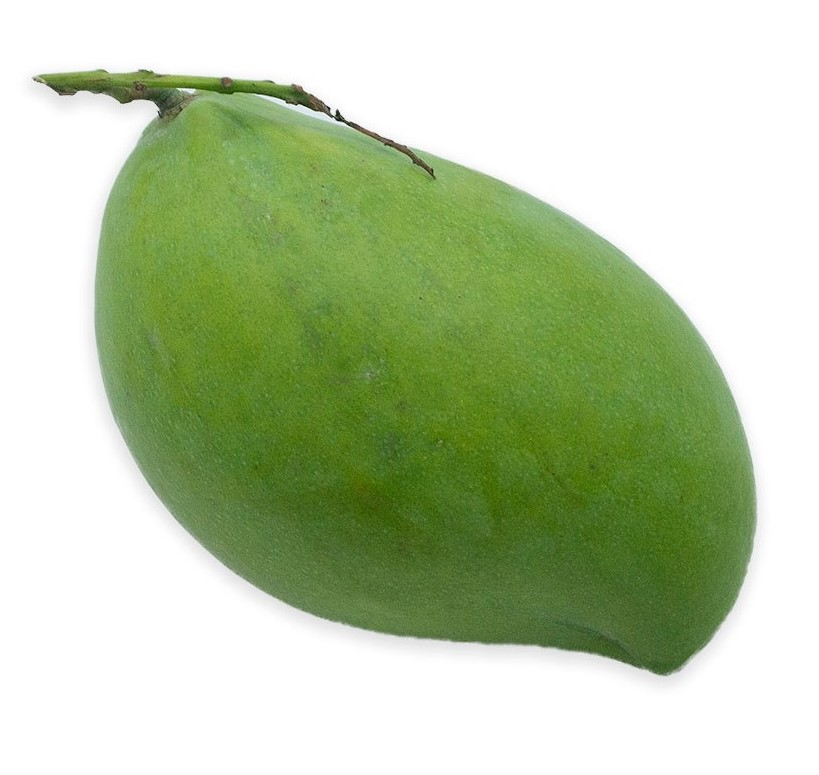
%> input picture datain/1.jpg, 819 x 775 px; its folder holds only this picture in this run
$ octave locKmeans.m   (GNU Octave 9; MATLAB toolbox functions it lacks are replaced by stand-ins)
%> lines starting %> are read from the running program, lines starting %| are printed output that depends on the picture; in (x1, y1, x2, y2) boxes, pixels count from 0 and x2, y2 are one past the last pixel; in counts of white or black regions, pixels touching at a corner belong together; the program's own positions count from 1
clc
clear all
scrfile = dir('D:\projects\datain\*.jpg');
for r = 1:length(scrfile)
    filename = strcat('D:\chuyende\datain\',scrfile(r).name);
    he = imread(filename);
%> he is the input picture: size 775x819x3 uint8; mean R, G, B 185.7, 201.9, 167
    cform = makecform('srgb2lab');
    lab_he = applycform(he,cform);
%> lab_he: size 775x819x3 uint8; mean of channels 1, 2, 3 201.1, 117.7, 144.2
    ab = double(lab_he(:,:,2:3));
    nrows = size(ab,1);
%> nrows = 775
    ncols = size(ab,2);
%> ncols = 819
    ab = reshape(ab,nrows*ncols,2);
    nColors = 2;
    [cluster_idx, cluster_center] = kmeans(ab,nColors,'distance','sqEuclidean', ...
        'Replicates',3);
%> cluster_center = [104.4 165.2; 127.7 128.3]
    pixel_labels = reshape(cluster_idx,nrows,ncols);
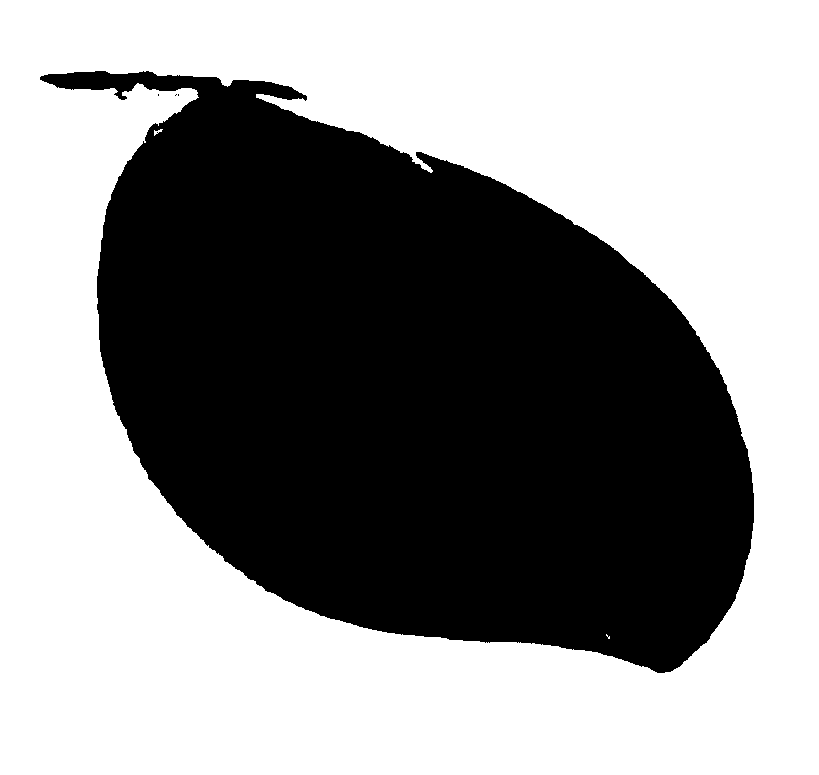
%> pixel_labels: size 775x819 double; values 1 (black) and 2 (white), 56.9% white; 4 black regions (3 under 20 px), largest, box (x1, y1, x2, y2) and area: (40, 71, 754, 673) 273635
    segmented_images = cell(1,2);
    rgb_label = repmat(pixel_labels,[1 1 3]);
    for k = 1:nColors
        color = he;
        color(rgb_label ~= k) = 255 ;
        segmented_images{k} = color;
    end
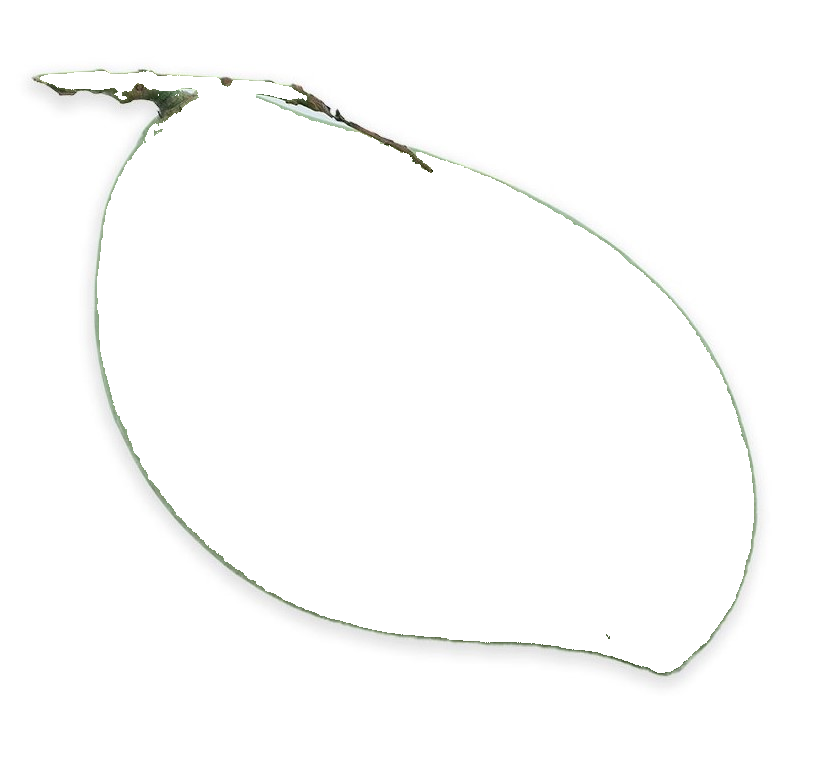
%> color: size 775x819x3 uint8; mean R, G, B 252.5, 252.8, 252.4
%> after the loop, segmented_images = 2 items
    B = segmented_images{2};
%     B = imresize(B,[500 500]);
    out= strcat('D:\chuyende\dataout\',scrfile(r).name);
    imwrite(B,out,'jpg');
end

$ run again, on datain/12.jpg
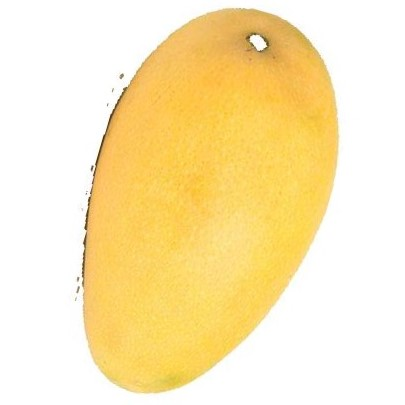
%> input picture datain/12.jpg, 405 x 405 px
%> he is the input picture: size 405x405x3 uint8; mean R, G, B 251.7, 232.4, 182.6
%> lab_he: size 405x405x3 uint8; mean of channels 1, 2, 3 237.3, 131.1, 154.7
%> cluster_center = [128 128.7; 135.1 187.9]
%> `pixel_labels = reshape(cluster_idx,nrows,ncols);`:
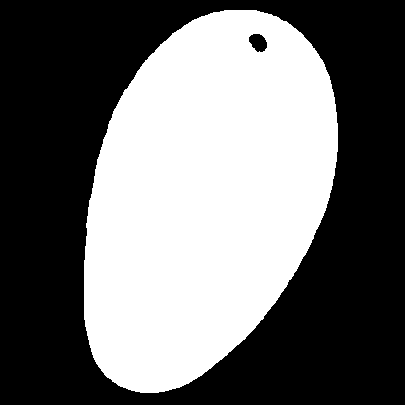
%> pixel_labels: size 405x405 double; values 1 (black) and 2 (white), 43.9% white; 1 white region, box (x1, y1, x2, y2) and area: (84, 10, 338, 393) 72056
%> after the loop `for k = 1:nColors`: segmented_images = 2 items

$ run again, on datain/13.jpg
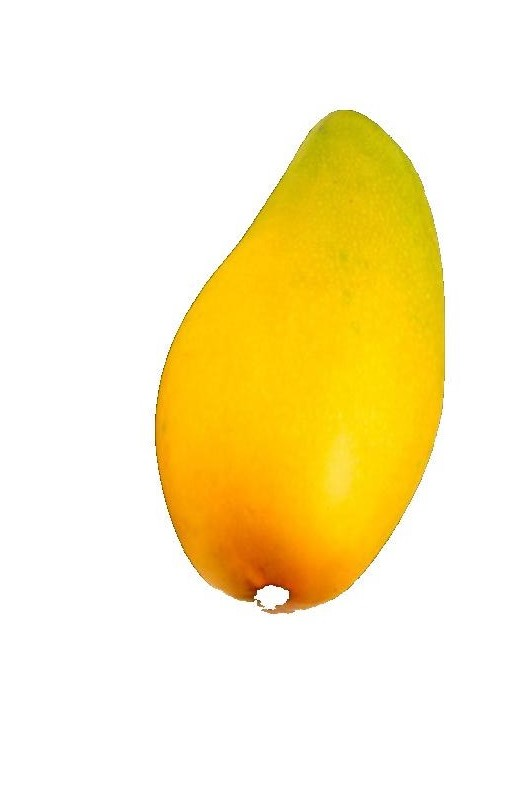
%> input picture datain/13.jpg, 524 x 791 px
%> he is the input picture: size 791x524x3 uint8; mean R, G, B 251.4, 238, 192
%> lab_he: size 791x524x3 uint8; mean of channels 1, 2, 3 241.7, 130.6, 148.1
%> cluster_center = [138.4 208; 128 128.3]
%> `pixel_labels = reshape(cluster_idx,nrows,ncols);`:
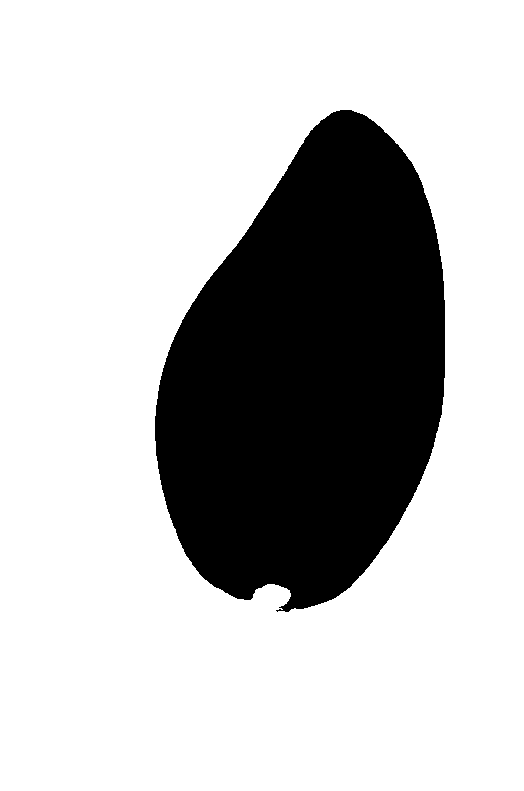
%> pixel_labels: size 791x524 double; values 1 (black) and 2 (white), 75.1% white; 1 black region, box (x1, y1, x2, y2) and area: (155, 110, 445, 612) 103407
%> after the loop `for k = 1:nColors`:
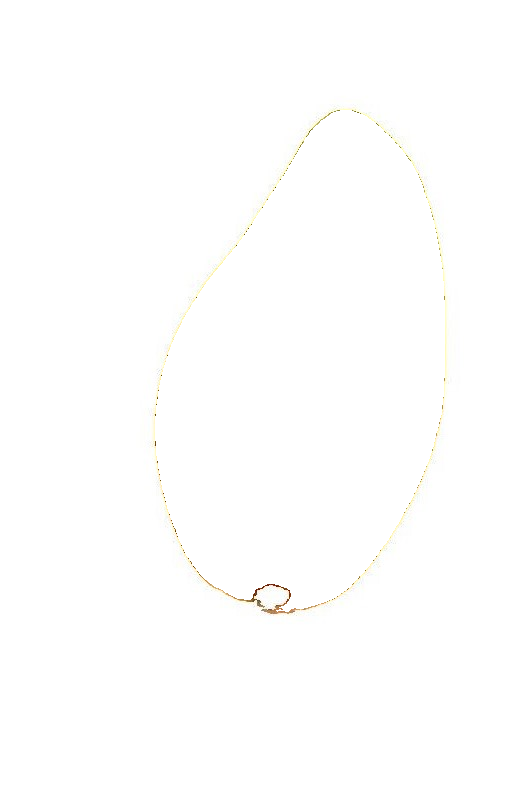
%> color: size 791x524x3 uint8; mean R, G, B 254.8, 254.7, 254.3
%> after the loop `for k = 1:nColors`: segmented_images = 2 items

$ run again, on datain/14.jpg
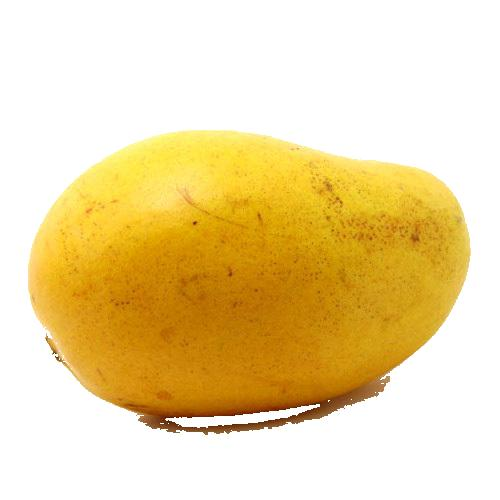
%> input picture datain/14.jpg, 500 x 500 px
%> he is the input picture: size 500x500x3 uint8; mean R, G, B 238.5, 216.3, 163.1
%> lab_he: size 500x500x3 uint8; mean of channels 1, 2, 3 223.5, 133.5, 155.2
%> cluster_center = [128.1 128.6; 141.6 194.6]
%> `pixel_labels = reshape(cluster_idx,nrows,ncols);`:
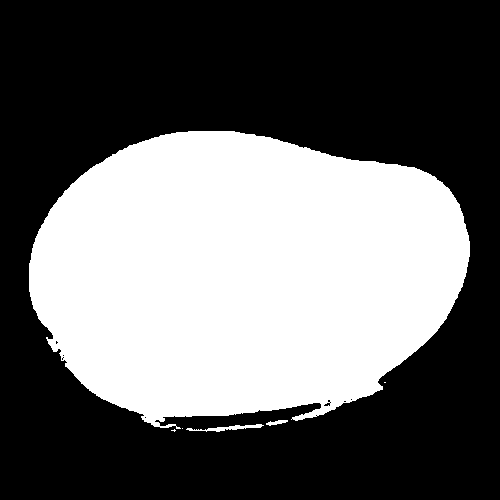
%> pixel_labels: size 500x500 double; values 1 (black) and 2 (white), 40.3% white; 6 white regions (3 under 20 px), largest, box (x1, y1, x2, y2) and area: (29, 131, 470, 429) 100367, (186, 424, 264, 432) 230, (266, 420, 288, 426) 71
%> after the loop `for k = 1:nColors`: segmented_images = 2 items

$ run again, on datain/10.jpg
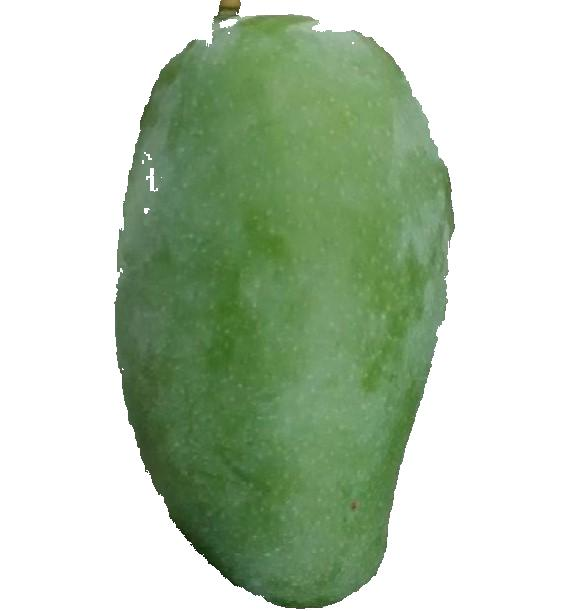
%> input picture datain/10.jpg, 569 x 611 px
%> he is the input picture: size 611x569x3 uint8; mean R, G, B 183.3, 200.3, 177.8
%> lab_he: size 611x569x3 uint8; mean of channels 1, 2, 3 199.7, 118.5, 138.1
%> cluster_center = [127.8 128.2; 106.7 150.7]
%> `pixel_labels = reshape(cluster_idx,nrows,ncols);`:
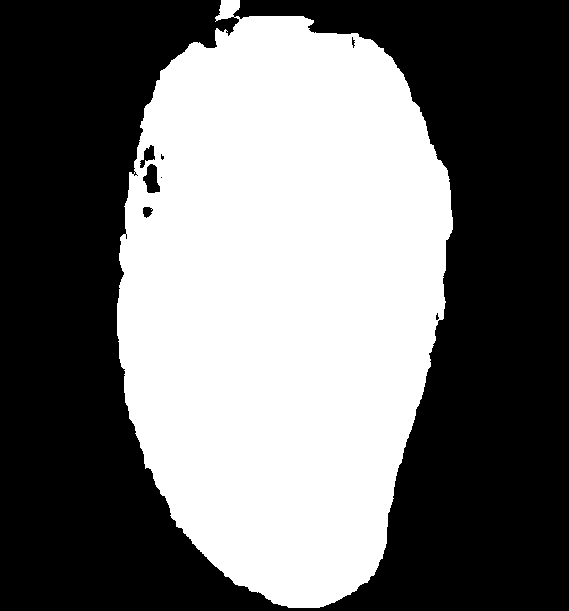
%> pixel_labels: size 611x569 double; values 1 (black) and 2 (white), 44.2% white; 1 white region, box (x1, y1, x2, y2) and area: (117, 0, 453, 608) 153538
%> after the loop `for k = 1:nColors`: segmented_images = 2 items
